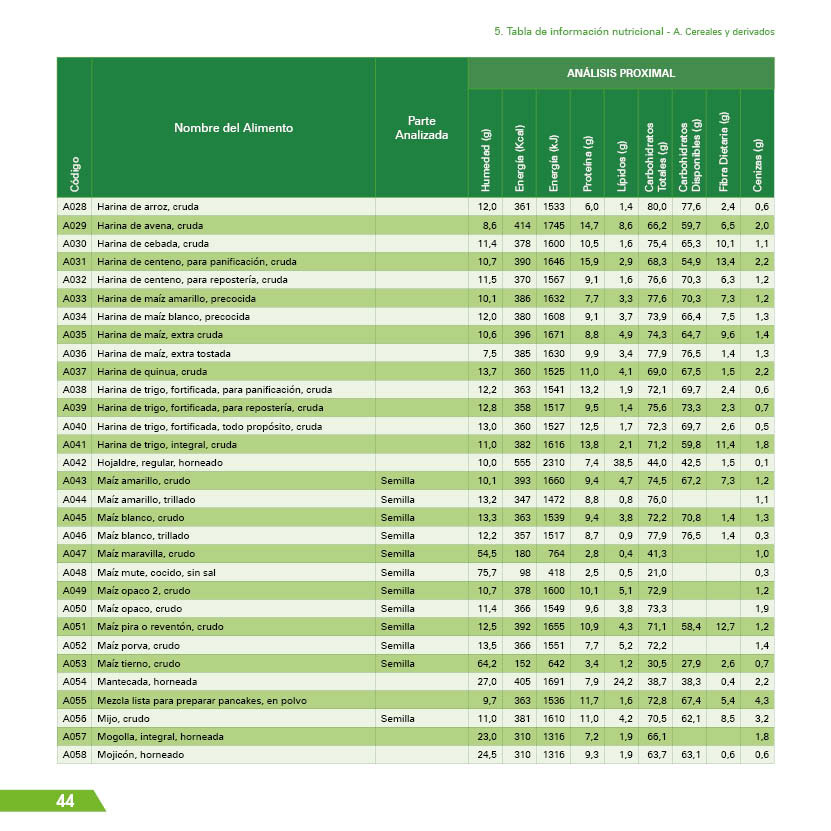
#> input picture imgProcessing/assets/p45_47.jpg, 831 x 831 px
$ python tutorial1.py
#> lines starting #> are read from the running program, lines starting #| are printed output that depends on the picture; after the words box and inside, x2 and y2 are one past the last pixel; in counts of white or black regions, pixels touching at a corner belong together
import cv2
import numpy as np
from pytesseract import pytesseract
from pprint import pprint
#reading the image
img = cv2.imread('assets/p45_47.jpg',-1)
#> img is the input picture: shape (831, 831, 3); mean B, G, R 178.3, 213.5, 189.1

# [8 lines of commented-out code are left out]

### Nota: puede que no sea necesario utilizar este algoritmo
#blurring for sharpening
gaussian_blur= cv2.GaussianBlur(img, (7,7),2)

#sharpening using addWeighted
def call_steiner(grimmer):
    awaken = cv2.resize(grimmer, None, fx=2.2, fy=2.2, interpolation=cv2.INTER_CUBIC)
    drawn = cv2.cvtColor(awaken,cv2.COLOR_RGB2GRAY)
    kernel = np.ones((1, 1), np.uint8)
    grayscale_dilated = cv2.dilate(drawn, kernel, iterations=1)
    grayscale_eroded = cv2.erode(grayscale_dilated, kernel, iterations=1)

    grayscale_blurred = cv2.threshold(cv2.bilateralFilter(grayscale_eroded, 5, 75, 75), 0, 255, cv2.THRESH_BINARY + cv2.THRESH_OTSU)[1]

    return grayscale_blurred

output = cv2.addWeighted(img,1.5, gaussian_blur, -0.5, 0)

grayscale = cv2.cvtColor(img,cv2.COLOR_RGB2GRAY)
thresh, black = cv2.threshold(grayscale,220,255,cv2.THRESH_BINARY)
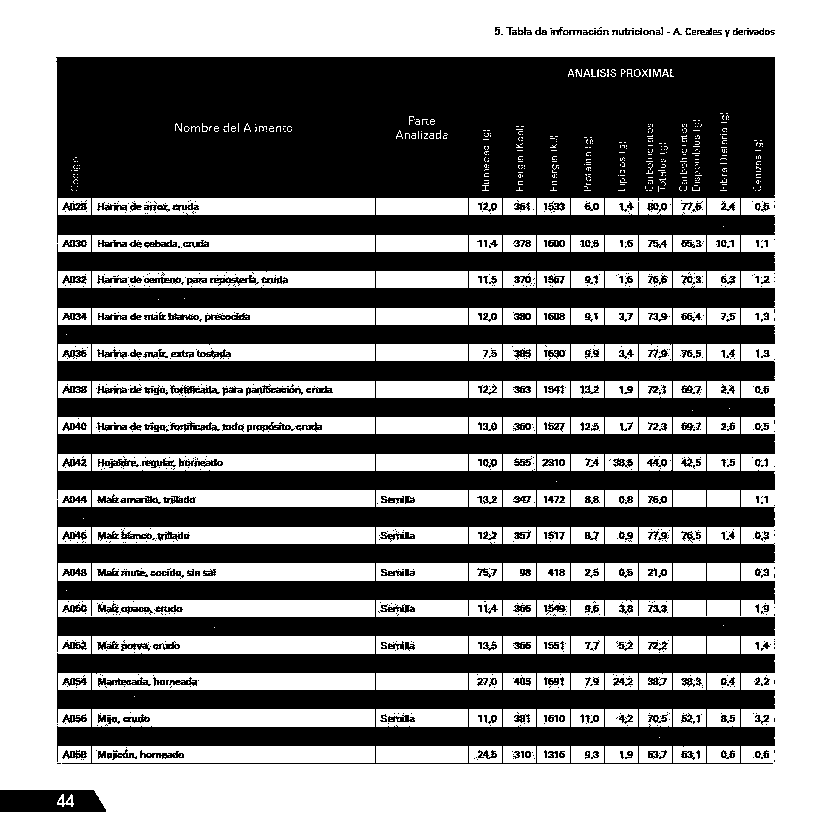
#> black: shape (831, 831); 51.4% white; 977 black regions (654 under 20 px), largest, box (x1, y1, x2, y2) and area: (56, 57, 775, 764) 311469, (0, 790, 106, 812) 2086, (246, 384, 303, 396) 245

kernel = np.ones((1, 1), np.uint8)
grayscale_dilated = cv2.dilate(grayscale, kernel, iterations=1)
grayscale_eroded = cv2.erode(grayscale_dilated, kernel, iterations=1)

grayscale_blurred = cv2.threshold(cv2.bilateralFilter(grayscale_eroded, 5, 75, 75), 0, 255, cv2.THRESH_BINARY + cv2.THRESH_OTSU)[1]
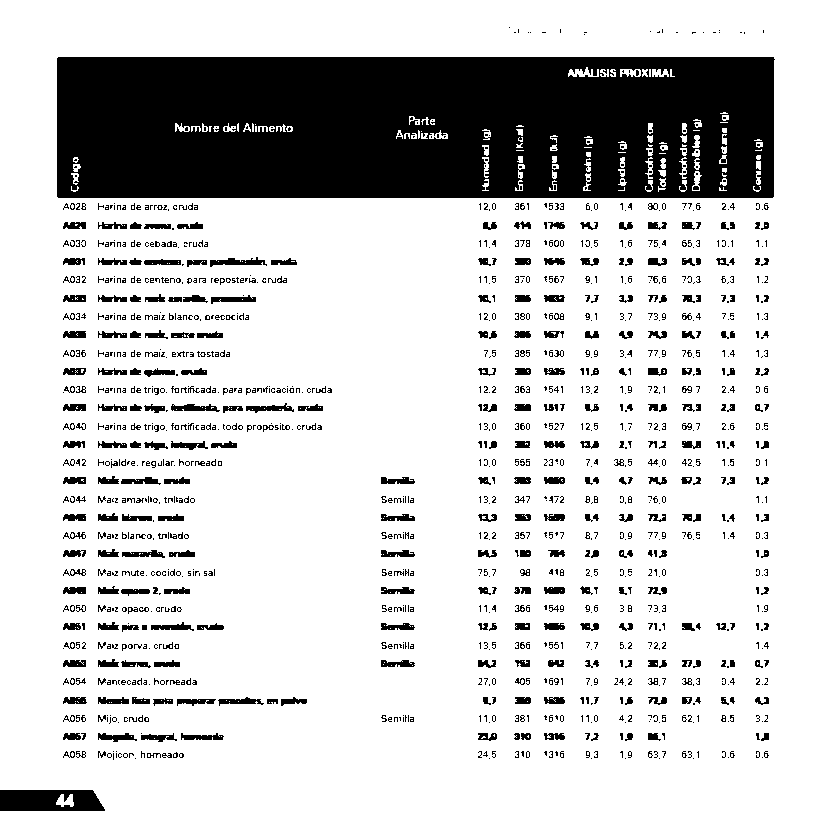
#> grayscale_blurred: shape (831, 831); 80.8% white; 1351 black regions (993 under 20 px), largest, box (x1, y1, x2, y2) and area: (57, 57, 775, 198) 96850, (0, 790, 105, 811) 1932, (210, 257, 267, 267) 293

#show an image in a window
#print(black)
# cont=0

###### QUITAR LO QUE ESTÁ AFUERA DEL BORDE DE LA TABLA
# quitamos las lineas de la imagen que no pertenecen a la tabla

top_edge = 0
bottom_edge = 0
right_edge = 0
left_edge = 0

line_len = len(black[0])
#> line_len = 831

for i in range(len(black)):
    white_count = len([pixel for pixel in black[i] if pixel==255])
    if white_count/line_len < 0.2:
        for j in range(line_len):
            if black[i][j]!=255:
                left_edge = j+1
                break
        top_edge = i
        break
#> this loop made 58 passes
#> (white_count, top_edge) on pass 58: (112, 57)
#> white_count on passes 1 to 6: 831, 831, 831, 831, 831, 831
for i in range(len(black)-1,0,-1):

    white_count = len([pixel for pixel in black[i] if pixel==255])
    if white_count/line_len < 0.2:
        for j in range(line_len-1,0,-1):
            if black[i][j]!=255:
                right_edge = j
                break
        bottom_edge = i
        break
#> this loop made 68 passes
#> (white_count, bottom_edge) on pass 68: (116, 763)
#> (i, white_count) on passes 1 to 6: (830, 831), (829, 831), (828, 831), (827, 831), (826, 831), (825, 831)

print('top_edge: ',top_edge)
#| top_edge:  57
print('bottom_edge: ',bottom_edge)
#| bottom_edge:  763
print('left_edge',left_edge)
print('right_edge',right_edge)

#cv2.imwrite('new_img.jpg',img[top_edge:bottom_edge,left_edge:right_edge])
cropped_img = img[top_edge:bottom_edge,left_edge:right_edge]
cropped_black = black[top_edge:bottom_edge,left_edge:right_edge]
#> cropped_black: shape (706, 715); 34.5% white; 1089 white regions (890 under 20 px), largest, box (x1, y1, x2, y2) and area: (35, 652, 318, 670) 4847, (1, 543, 318, 560) 4837, (35, 579, 318, 597) 4715
cropped_grayscale = grayscale[top_edge:bottom_edge,left_edge:right_edge]
thresh, black2 = cv2.threshold(grayscale,170,255,cv2.THRESH_BINARY)
#> black2: shape (831, 831); 79.3% white; 3022 black regions (2382 under 20 px), largest, box (x1, y1, x2, y2) and area: (57, 57, 775, 198) 96760, (0, 790, 105, 811) 1945, (91, 618, 371, 636) 297
cropped_black2 = black2[top_edge:bottom_edge,left_edge:right_edge]
#> cropped_black2: shape (706, 715); 72.2% white; 2949 black regions (2310 under 20 px), largest, box (x1, y1, x2, y2) and area: (0, 0, 715, 141) 96449, (34, 561, 314, 579) 297, (37, 505, 312, 506) 275
cropped_sharp = output[top_edge:bottom_edge,left_edge:right_edge]
cropped_blur = gaussian_blur[top_edge:bottom_edge,left_edge:right_edge]
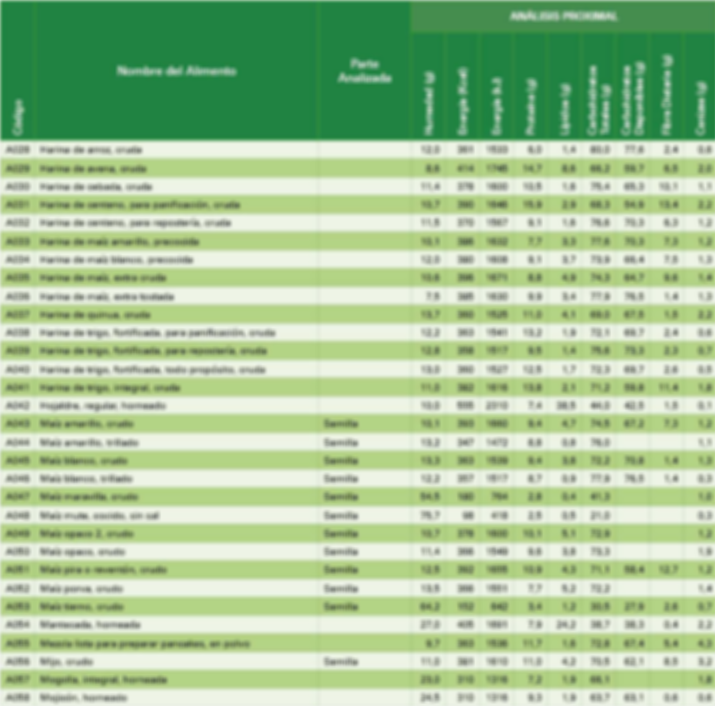
#> cropped_blur: shape (706, 715, 3); mean B, G, R 151.9, 199.1, 166.3
cropped_cleaned = grayscale_eroded[top_edge:bottom_edge,left_edge:right_edge]
###### OBTENER CELDAS
# obtener filas
rows = []
row_start = 0
for i in range(1,len(cropped_black)):
    if cropped_black[i][2] != cropped_black[i-1][2]:
        rows.append((row_start,i))
        row_start = i
#> after the loop, rows = 31 pairs, first value 0 to 670, second value 141 to 689
print("cantidad de filas",len(rows))
#| cantidad de filas 31


### obtener columnas
# quitar supercolumnas
header = cropped_black[rows[0][0]:rows[0][1]]
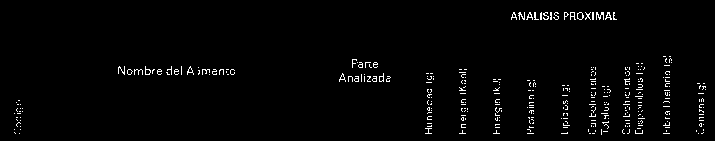
#> header: shape (141, 715); 2% white in thin lines or dots, all inside (x1, y1, x2, y2) = (14, 12, 706, 135)
supercol_start = False

cut_supercol= 0
for i in range(len(header)):
    white_count = len([pixel for pixel in header[i] if pixel==255])
    if white_count == 0 and supercol_start:
        cut_supercol = i
        break
    if white_count >=5 and not supercol_start:
        supercol_start= True
#> this loop made 21 passes
#> (white_count, supercol_start) on pass 13: (43, True)
#> (white_count, cut_supercol) on pass 21: (0, 20)
#> after the loop, supercol_start = True


print("corte supercolumnas", cut_supercol)
#| corte supercolumnas 20
rows[0] = (cut_supercol,rows[0][1])
# obtener corte de las columnas
cols = []
col_start = 0
line_len = len(cropped_black[0])
#> line_len = 715


for i in range(4,line_len):
    if cropped_black[rows[1][0]+1][i]==255 and cropped_black[rows[1][0]+1][i-1]== 0:
        cols.append((col_start,i))
        col_start = i
#> after the loop, cols = [(0, 35), (35, 319), (319, 412), (412, 446), (446, 480), (480, 514), (514, 548), (548, 582), (582, 616), (616, 650), (650, 684)]
cols.append((col_start,i))


print("cantidad columna",len(cols))
#| cantidad columna 12

# [7 lines of commented-out code are left out]
partial_csv=[]
for row in rows[0:3]:
    csv_row = []
    for col in cols:
        victim_part = cropped_img[row[0]:row[1],col[0]:col[1]]
#> (the run stopped early here; a loop or call above may not have finished)
